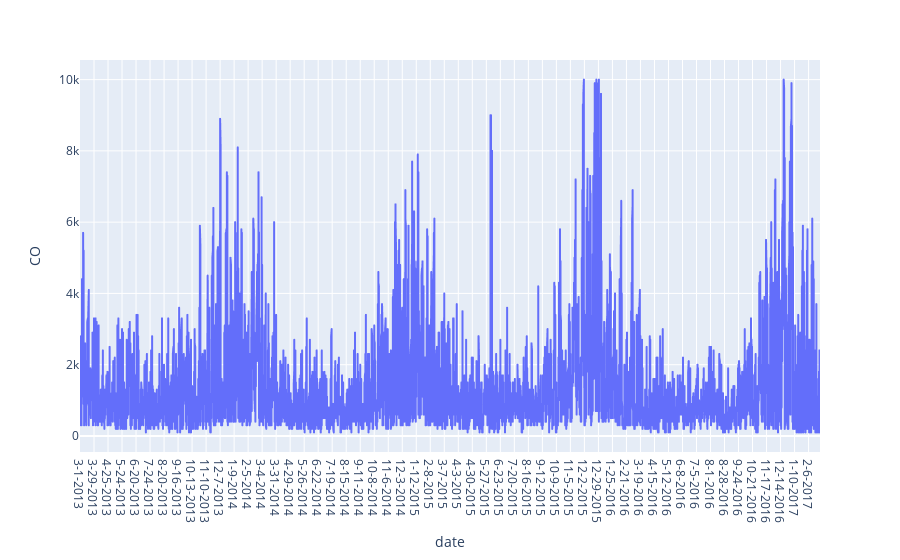

The notebook cell this image was saved under:
### Code cell
# Timeseries
fig = px.line(df_A, x='date', y='CO')
# fig.add_scatter(x=df_all['date'], y=df_all['PM10'], mode='lines')
# fig.add_scatter(x=df_all['date'], y=df_all['SO2'], mode='lines')
#fig.add_scatter(x=df_all['date'], y=df_all['O3'], mode='lines')         

fig.show()

### Figure 1 — Plotly figure (JSON) as saved in the notebook; plotly's stock layout.template omitted (floating-point values rounded to 4 significant figures; data arrays with more than 128 entries replaced by an {"elided": "..."} marker saying what was removed)
{"data": [{"hovertemplate": "date=%{x}<br>CO=%{y}<extra></extra>", "legendgroup": "", "line": {"color": "#636efa", "dash": "solid"}, "mode": "lines", "name": "", "showlegend": false, "type": "scattergl", "x": {"elided": "31815 str values"}, "xaxis": "x", "y": {"elided": "31815 int values"}, "yaxis": "y"}], "layout": {"legend": {"tracegroupgap": 0}, "margin": {"t": 60}, "xaxis": {"anchor": "y", "domain": [0, 1], "title": {"text": "date"}}, "yaxis": {"anchor": "x", "domain": [0, 1], "title": {"text": "CO"}}}}
